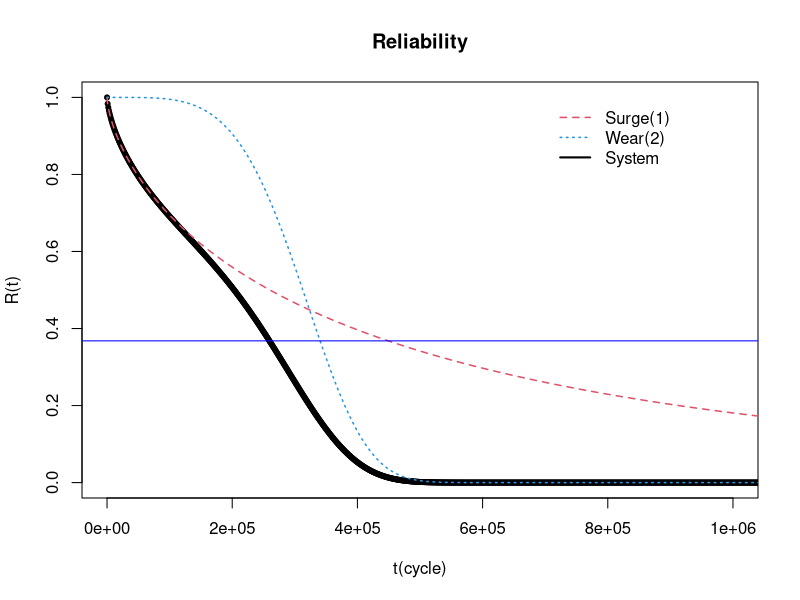
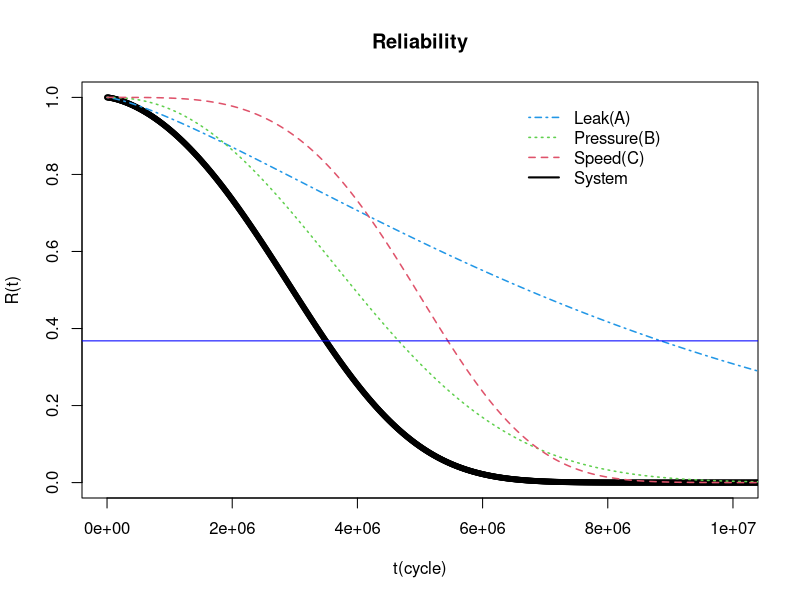

Source code (R) for these figures, in order:


R = function(x, shape, scale){
  exp(-(x/scale)^shape)}

#-----------------------------------------
x=seq(0,3*10^7, by=1000)

plot(x, R(x=x, shape = 0.6710, scale=449442)*R(x=x, shape = 4.3373, scale=340379)
     ,main = "Reliability",xlab="t(cycle)", ylab="R(t)",xlim=c(0,1*10^6), ylim=c(0,1), pch=20)
lines(x, R(x=x,shape = 0.6710, scale=449442)*R(x=x, shape = 4.3373, scale=340379), lty=1, col =1)
lines(x, R(x=x,shape = 0.6710, scale=449442), lty=2, col =2,lwd =1.5 )
lines(x, R(x=x,  shape = 4.3373, scale=340379), lty=3, col =4,lwd =1.5 )

legend (7*10^5,1, lty=c(2,3,1) ,col=c(2,4,1), legend=c("Surge(1)", "Wear(2)","System"), bty="n",lwd = c(1.5,1.5,2) )
abline(h = 0.3679, col = "blue", lty = 1, lwd = 1)
#------------------------------------------
x=seq(0,5*10^7, by=10000)

plot(x, R(x=x, shape = 3.77, scale=5444598)*R(x=x, shape = 2.27, scale=4657881)*R(x=x,shape = 1.33, scale=8850255)
            ,main = "Reliability",xlab="t(cycle)", ylab="R(t)",xlim=c(0,10^7), ylim=c(0,1), pch=20)
 
lines(x, R(x=x, shape = 3.77, scale=5444598)*R(x=x, shape = 2.27, scale=4657881)*R(x=x,shape = 1.33, scale=8850255), lty=1, col =1)
lines(x, R(x=x, shape = 1.33, scale=8850255), lty=4, col =4,lwd =1.5 )
lines(x, R(x=x, shape = 2.27, scale=4657881), lty=3, col =3,lwd =1.5 )
lines(x, R(x=x, shape = 3.77, scale=5444598), lty=2, col =2,lwd =1.5 )

legend (0.65*10^7,1, lty=c(4,3,2,1) ,col=c(4,3,2,1), legend=c("Leak(A)", "Pressure(B)", "Speed(C)","System"), bty="n",lwd = c(1.5,1.5,1.5,2) )
abline(h = 0.3679, col = "blue", lty = 1, lwd = 1)
#-----------------------------------------------------------------------------
##system MTTF

Rt1=function(x){
  exp(-(x/449442)^0.6710)*exp(-(x/340379)^4.3373)
}

integrate(Rt1,0,3*10^7)



Rt2=function(x){
  exp(-(x/5444598)^3.77)*exp(-(x/8850255)^1.33)*exp(-(x/4657881)^2.27)
}

integrate(Rt2,0,5*10^7)

#---------------------------------------------------------------------------------------------------------------------
##component MTTF

MF=function(x, shape,scale){
  scale*gamma(1+1/shape)
  }

##X = 1000 * c( 275,  13, 147,  23, 181,  30,  65,  10, 300, 173, 106, 300, 300, 212, 300, 300, 300,   2, 261, 293, 88, 247,  28, 143, 300,  23, 300,  80, 245, 266 )

shape1=0.6710; scale1=449442; 
shape2=4.3373; scale2=340379; 
#----------------------------
##X = c(2000000, 3000000, 5000000, 1000000, 4000000, 1000000, 5000000, 3000000 )

shape1=1.33; scale1=8850255
shape2=2.27; scale2=4657881
shape3=3.77; scale3=5444598

MF(x, shape=shape1, scale=scale1)
MF(x, shape=shape2, scale=scale2)
MF(x, shape=shape3, scale=scale3)

